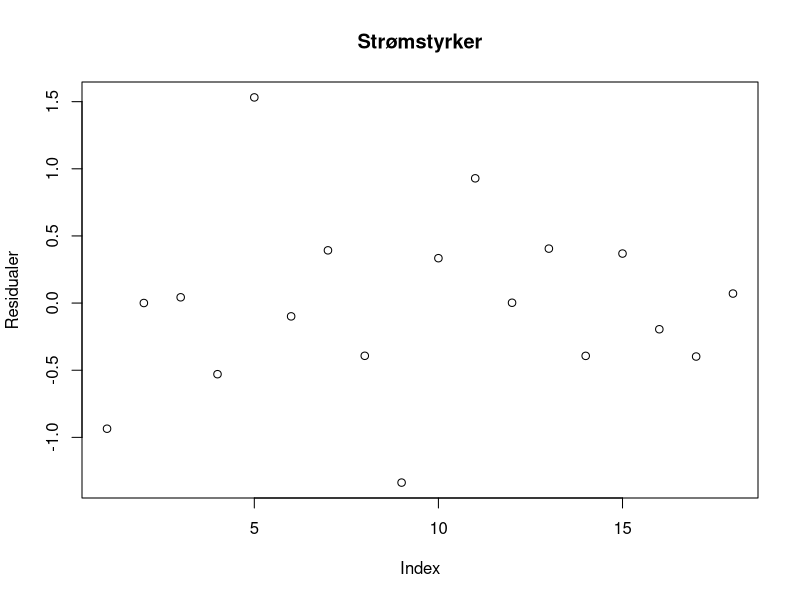
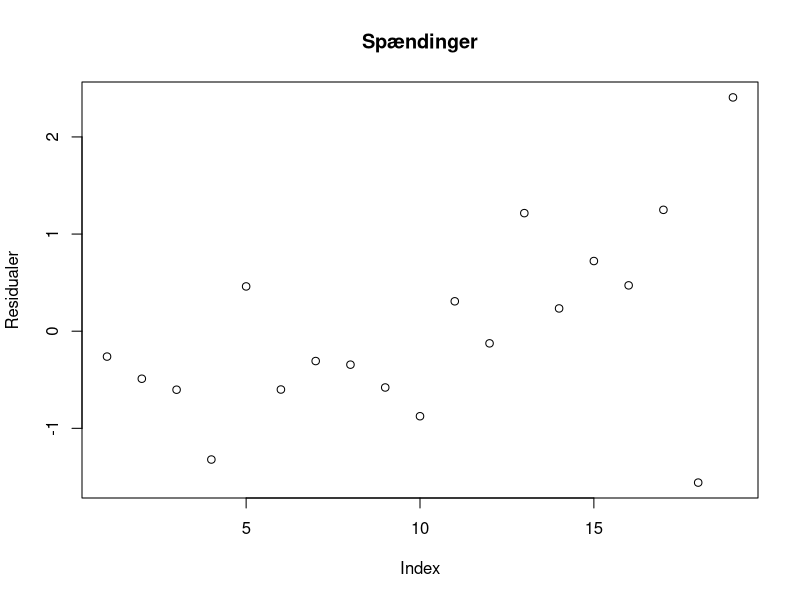
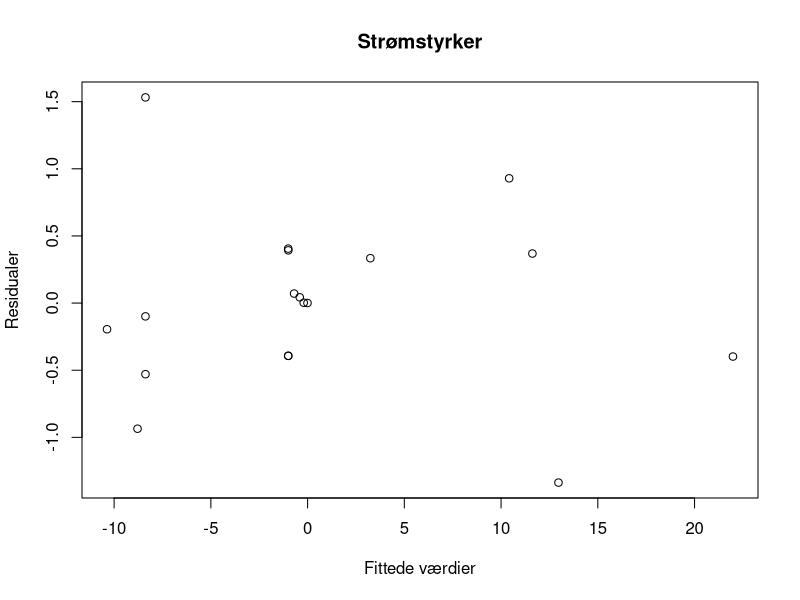
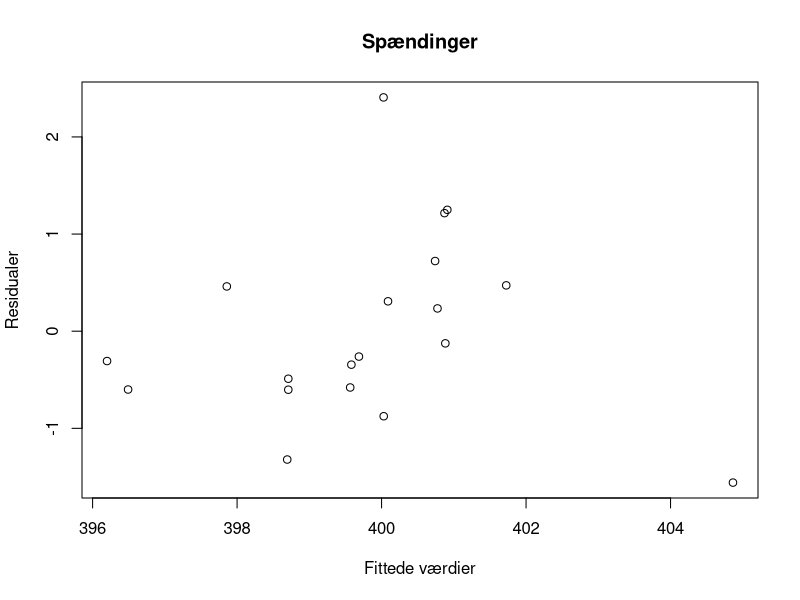
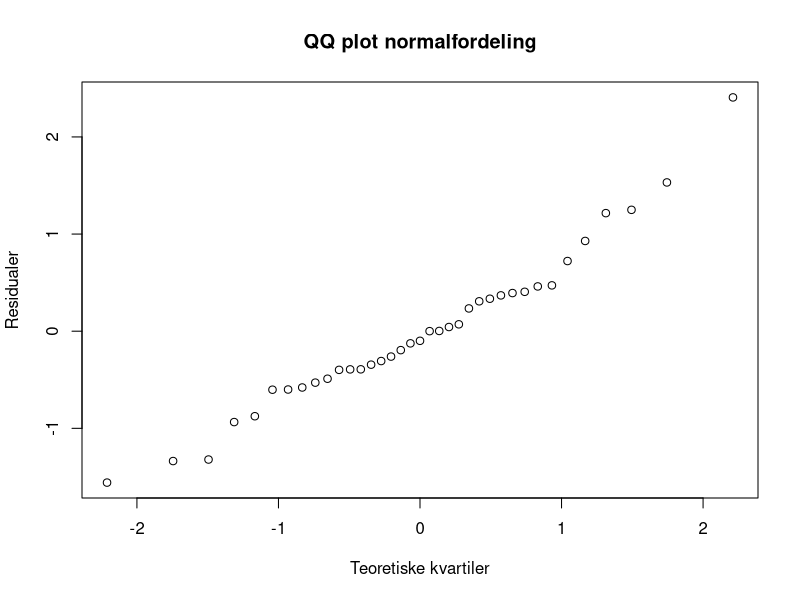
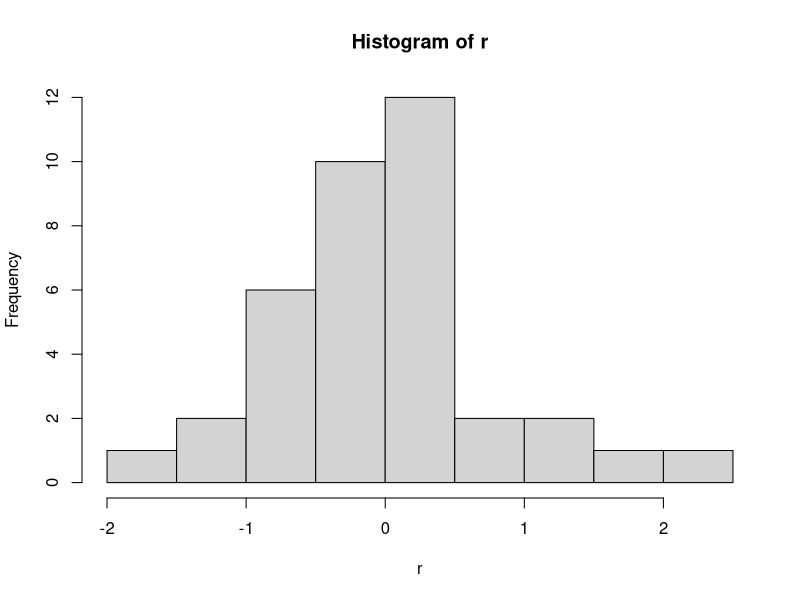

The R script that drew these images, in order:
## ---- chunk 1
knitr::opts_chunk$set(echo = TRUE)
## ---- chunk 2

## ---- chunk 3
#library("pracma")
R=read.table("Cny.txt")
R=as.matrix(R)
X=read.table("D.txt")
X=as.matrix(X)
effekt=read.table("effekt.txt")
effekt=as.matrix(effekt)
y=c(effekt/400,400)
Sigma=diag((y*0.01)^2)
invsqrtSigma=solve(sqrt(Sigma))
ytilde=invsqrtSigma%*%y
Xtilde=invsqrtSigma%*%X
XTX=t(Xtilde)%*%Xtilde
Nulm=matrix(rep(0,676),26,26)
A=matrix(c(rbind(XTX,R),rbind(t(R),Nulm)),63,63)
Ainv=solve(A)
Beta=Ainv%*%c(t(Xtilde)%*%ytilde,rep(0,26))
Beta[1:37]
## ---- chunk 4
for(i in 1:500)
{
  y=c(effekt/c(Beta[21:22],Beta[25],Beta[27],Beta[29],Beta[31],Beta[33],Beta[35:37]),400)
  Sigma=diag((y*0.01)^2)
  invsqrtSigma=solve(sqrt(Sigma))
  ytilde=invsqrtSigma%*%y
  Xtilde=invsqrtSigma%*%X
  XTX=t(Xtilde)%*%Xtilde
  A=matrix(c(rbind(XTX,R),rbind(t(R),Nulm)),63,63)
  Ainv=solve(A)
  Beta=Ainv%*%c(t(Xtilde)%*%ytilde,rep(0,26))
}
Beta[1:37]
## ---- chunk 5
konfg=matrix(rep(0,74),37,2)
for(i in 1:37)
{
  konfg[i,1]=Beta[i]-1.959963984540*sqrt(Ainv[i,i])
  konfg[i,2]=Beta[i]+1.959963984540*sqrt(Ainv[i,i])
}
konfg
## ---- chunk 6
z=c()
T=360
for(i in 19:37)
{
  z=c(z,(Beta[i]-T)/sqrt(Ainv[i,i])) #Wald's test
}
z
1-pnorm(z)
## ---- chunk 7
z=c()
T=440
for(i in 19:37)
{
  z=c(z,(Beta[i]-T)/sqrt(Ainv[i,i])) #Wald's test
}
z
pnorm(z)
## ---- chunk 8
simdata=rnorm(37,mean=Beta[1:37],sd=abs(Beta[1:37])*0.01)
Sigma=diag((Beta[1:37]*0.01)^2)#diag(37)
X=diag(rep(1,37))
invsqrtSigma=solve(sqrt(Sigma))
ytilde=invsqrtSigma%*%simdata
Xtilde=invsqrtSigma%*%X
XTX=t(Xtilde)%*%Xtilde
Nulm=matrix(rep(0,676),26,26)
A=matrix(c(rbind(XTX,R),rbind(t(R),Nulm)),63,63)
Ainv=solve(A)
Beta=Ainv%*%c(t(Xtilde)%*%ytilde,rep(0,26))
P=Xtilde%*%Ainv[1:37,1:37]%*%t(Xtilde)
plot((ytilde-P%*%ytilde)[1:18], main= "Strømstyrker",ylab = "Residualer")
plot((ytilde-P%*%ytilde)[19:37], main= "Spændinger",ylab = "Residualer")
plot((sqrt(Sigma)%*%(P%*%ytilde))[1:18],(ytilde-P%*%ytilde)[1:18], main= "Strømstyrker",ylab = "Residualer", xlab = "Fittede værdier")
plot((sqrt(Sigma)%*%(P%*%ytilde))[19:37],(ytilde-P%*%ytilde)[19:37],main= "Spændinger",ylab = "Residualer", xlab = "Fittede værdier")
r<-ytilde-P%*%ytilde
qqnorm(r,main="QQ plot normalfordeling",xlab="Teoretiske kvartiler",ylab="Residualer")
hist(r)
## ---- chunk 9
Sigma=diag((Beta[1:37]*0.01)^2)#diag(37)
X=diag(rep(1,37))
invsqrtSigma=solve(sqrt(Sigma))
Xtilde=invsqrtSigma%*%X
XTX=t(Xtilde)%*%Xtilde
Nulm=matrix(rep(0,676),26,26)
A=matrix(c(rbind(XTX,R),rbind(t(R),Nulm)),63,63)
Ainv=solve(A)
P=Xtilde%*%Ainv[1:37,1:37]%*%t(Xtilde)
lev=c()
for(i in 1:37)
{
  lev=c(lev,P[i,i])
}
v=rep(1,37)
for(i in 1:37)
{
  if(min(lev)<0.9999999999)
  {
    remove=match(min(lev),lev)
    Sigma=Sigma[-remove,-remove]
    X=X[-remove,]
    v=v[-remove]
    invsqrtSigma=solve(sqrt(Sigma))
    Xtilde=invsqrtSigma%*%X
    XTX=t(Xtilde)%*%Xtilde
    A=matrix(c(rbind(XTX,R),rbind(t(R),Nulm)),63,63)
    Ainv=solve(A)
    P=Xtilde%*%Ainv[1:37,1:37]%*%t(Xtilde)
    lev=c()
    for(j in 1:length(v))
    {
      lev=c(lev,P[j,j])
    }
  }
}
X
## ---- chunk 10
y=c(Beta[2:3],Beta[6],Beta[8],Beta[10:12],Beta[14],Beta[16],Beta[18],Beta[25])
  Sigma=diag((y*0.01)^2)
  invsqrtSigma=solve(sqrt(Sigma))
  ytilde=invsqrtSigma%*%y
  Xtilde=invsqrtSigma%*%X
  XTX=t(Xtilde)%*%Xtilde
  A=matrix(c(rbind(XTX,R),rbind(t(R),Nulm)),63,63)
  Ainv=solve(A)
  Beta=Ainv%*%c(t(Xtilde)%*%ytilde,rep(0,26))
konf=matrix(rep(0,74),37,2)
for(i in 1:37)
{
  konf[i,1]=Beta[i]-1.959963984540*sqrt(Ainv[i,i])
  konf[i,2]=Beta[i]+1.959963984540*sqrt(Ainv[i,i])
}
konf
konfg-konf
## ---- chunk 11
varians<-c(rep(0.0155,18),rep(1,19))
Sigma=diag(varians)
invsqrtSigma=solve(sqrt(Sigma))
D=diag(rep(1,37))
Dtilde=invsqrtSigma%*%D
DTD=t(Dtilde)%*%Dtilde
Nulm=matrix(rep(0,676),26,26)
A=matrix(c(rbind(DTD,R),rbind(t(R),Nulm)),63,63)
Ainv=solve(A)
P=Dtilde%*%Ainv[1:37,1:37]%*%t(Dtilde)
lev=c()
for(i in 1:37)
{
  lev=c(lev,P[i,i])
}
v=rep(1,37)
for(i in 1:37)
{
  if(min(lev)<0.9999999999)
  {
    remove=match(min(lev),lev)
    Sigma=Sigma[-remove,-remove]
    D=D[-remove,]
    v=v[-remove]
    invsqrtSigma=solve(sqrt(Sigma))
    Dtilde=invsqrtSigma%*%D
    DTD=t(Dtilde)%*%Dtilde
    A=matrix(c(rbind(DTD,R),rbind(t(R),Nulm)),63,63)
    Ainv=solve(A)
    P=Dtilde%*%Ainv[1:37,1:37]%*%t(Dtilde)
    lev=c()
    for(j in 1:length(v))
    {
      lev=c(lev,P[j,j])
    }
  }
}
d=c(Beta[2:3],Beta[6],Beta[8],Beta[10],Beta[12],Beta[14],Beta[16:18],Beta[36])
Sigma=diag((d*0.01)^2)
invsqrtSigma=solve(sqrt(Sigma))
dtilde=invsqrtSigma%*%d
Dtilde=invsqrtSigma%*%D
DTD=t(Dtilde)%*%Dtilde
A=matrix(c(rbind(DTD,R),rbind(t(R),Nulm)),63,63)
Ainv=solve(A)
Beta=Ainv%*%c(t(Dtilde)%*%dtilde,rep(0,26))
#Dette giver samme estimat som før.
#Nu findes konfidens intervaller med den nye D og Sigma:
konf=matrix(rep(0,74),37,2)
for(i in 1:37)
{
  konf[i,1]=Beta[i]-1.959963984540*sqrt(Ainv[i,i])
  konf[i,2]=Beta[i]+1.959963984540*sqrt(Ainv[i,i])
}
konfg-konf
## ---- chunk 12
library("pracma")
Sigma=read.table("Sigmany.txt")
Sigma=as.matrix(Sigma)
R=read.table("Cny.txt")
R=as.matrix(R)
X=read.table("D.txt")
X=as.matrix(X)
effekt=read.table("effekt.txt")
effekt=as.matrix(effekt)
y=c(effekt/400,400)
invsqrtSigma=solve(sqrt(Sigma))
ytilde=invsqrtSigma%*%y
Xtilde=invsqrtSigma%*%X
XTX=t(Xtilde)%*%Xtilde
Nulm=matrix(rep(0,676),26,26)
A=matrix(c(rbind(XTX,R),rbind(t(R),Nulm)),63,63)
Ainv=solve(A)
Beta=Ainv%*%c(t(Xtilde)%*%ytilde,rep(0,26))
#Her er det første estimat for strømstyrker og spændinger i hele netværket:
for(i in 1:50)
{
  y=c(effekt/c(Beta[21:22],Beta[25],Beta[27],Beta[29],Beta[31],Beta[33],Beta[35:37]),400)
  Sigma=diag((y*0.01)^2)
  invsqrtSigma=solve(sqrt(Sigma))
  ytilde=invsqrtSigma%*%y
  Xtilde=invsqrtSigma%*%X
  XTX=t(Xtilde)%*%Xtilde
  A=matrix(c(rbind(XTX,R),rbind(t(R),Nulm)),63,63)
  Ainv=solve(A)
  Beta=Ainv%*%c(t(Xtilde)%*%ytilde,rep(0,26))
}
y=rnorm(37,mean=Beta[1:37],sd=abs(Beta[1:37])*0.01)
Sigma=diag((y*0.01)^2)
X=diag(1,37)
invsqrtSigma=solve(sqrt(Sigma))
ytilde=invsqrtSigma%*%y
Xtilde=invsqrtSigma%*%X
XTX=t(Xtilde)%*%Xtilde
A=matrix(c(rbind(XTX,R),rbind(t(R),Nulm)),63,63)
Ainv=solve(A)
Beta2=Ainv%*%c(t(Xtilde)%*%ytilde,rep(0,26))

konfg=matrix(rep(0,74),37,2)
for(i in 1:37)
{
  konfg[i,1]=Beta2[i]-1.959963984540*sqrt(Ainv[i,i])
  konfg[i,2]=Beta2[i]+1.959963984540*sqrt(Ainv[i,i])
}
#Konfidensintervaller for spændingerne:
#determinationskoefficient udregnes:
P=Xtilde%*%Ainv[1:37,1:37]%*%t(Xtilde)
mu=P%*%ytilde
V=c()
for (i in 1:length(ytilde)){
  V=c(V,(ytilde[i]-mu[i])^2)
}
V2=c()
for (i in 1:length(ytilde)){
  V2=c(V2,(ytilde[i]-(sum(ytilde)/length(ytilde)))^2)
}
R2<-1-(sum(V)/sum(V2))

#Vi fjerner 5 målinger ved leverage metoden
varians=c(rep((0.01*0.0155)^2,18),rep((0.01*1)^2,19))

Sigma1=diag(varians)
invsqrtSigma1=solve(sqrt(Sigma1))
Xtilde=invsqrtSigma1%*%X
XTX=t(Xtilde)%*%Xtilde
Nulm=matrix(rep(0,676),26,26)
A=matrix(c(rbind(XTX,R),rbind(t(R),Nulm)),63,63)
Ainv=solve(A)
P=Xtilde%*%Ainv[1:37,1:37]%*%t(Xtilde)
lev=c()
for(i in 1:37)
{
  lev=c(lev,P[i,i])
}
v=rep(1,37)
y5=y
for(i in 1:5)
{
  if(min(lev)<0.9999999999)
  {
    remove=match(min(lev),lev)
    Sigma=Sigma[-remove,-remove]
    Sigma1=Sigma1[-remove,-remove]
    y5=y5[-remove]
    X=X[-remove,]
    v=v[-remove]
    invsqrtSigma1=solve(sqrt(Sigma1))
    Xtilde=invsqrtSigma1%*%X
    XTX=t(Xtilde)%*%Xtilde
    A=matrix(c(rbind(XTX,R),rbind(t(R),Nulm)),63,63)
    Ainv=solve(A)
    P=Xtilde%*%Ainv[1:37,1:37]%*%t(Xtilde)
    lev=c()
    for(j in 1:length(v))
    {
      lev=c(lev,P[j,j])
    }
  }
}
invsqrtSigma=solve(sqrt(Sigma))
ytilde=invsqrtSigma%*%y5
Xtilde=invsqrtSigma%*%X
XTX=t(Xtilde)%*%Xtilde
A=matrix(c(rbind(XTX,R),rbind(t(R),Nulm)),63,63)
Ainv=solve(A)
Beta5=Ainv%*%c(t(Xtilde)%*%ytilde,rep(0,26))
#Estimat med 5 fjernede målinger.
konf5=matrix(rep(0,74),37,2)
#konfidensinterval med 5 fjernede målinger:
for(i in 1:37)
{
  konf5[i,1]=Beta5[i]-1.959963984540*sqrt(Ainv[i,i])
  konf5[i,2]=Beta5[i]+1.959963984540*sqrt(Ainv[i,i])
}

konfg-konf5


## ---- chunk 13
library("pracma")
Sigma=read.table("Sigmany.txt")
Sigma=as.matrix(Sigma)
R=read.table("Cny.txt")
R=as.matrix(R)
X=read.table("D.txt")
X=as.matrix(X)
effekt=read.table("effekt.txt")
effekt=as.matrix(effekt)
y=c(effekt/400,400)
invsqrtSigma=solve(sqrt(Sigma))
ytilde=invsqrtSigma%*%y
Xtilde=invsqrtSigma%*%X
XTX=t(Xtilde)%*%Xtilde
Nulm=matrix(rep(0,676),26,26)
A=matrix(c(rbind(XTX,R),rbind(t(R),Nulm)),63,63)
Ainv=solve(A)
Beta=Ainv%*%c(t(Xtilde)%*%ytilde,rep(0,26))
#Her er det første estimat for strømstyrker og spændinger i hele netværket:
for(i in 1:50)
{
  y=c(effekt/c(Beta[21:22],Beta[25],Beta[27],Beta[29],Beta[31],Beta[33],Beta[35:37]),400)
  Sigma=diag((y*0.01)^2)
  invsqrtSigma=solve(sqrt(Sigma))
  ytilde=invsqrtSigma%*%y
  Xtilde=invsqrtSigma%*%X
  XTX=t(Xtilde)%*%Xtilde
  A=matrix(c(rbind(XTX,R),rbind(t(R),Nulm)),63,63)
  Ainv=solve(A)
  Beta=Ainv%*%c(t(Xtilde)%*%ytilde,rep(0,26))
}
y=rnorm(37,mean=Beta[1:37],sd=abs(Beta[1:37])*0.01)
Sigma=diag((c(rep(6.3,18),rep(400,19))*0.01)^2)
invsqrtSigma=solve(sqrt(Sigma))
X=diag(rep(1,37))
Xtilde=invsqrtSigma%*%X
XTX=t(Xtilde)%*%Xtilde
Nulm=matrix(rep(0,676),26,26)
A=matrix(c(rbind(XTX,R),rbind(t(R),Nulm)),63,63)
Ainv=solve(A)
P=Xtilde%*%Ainv[1:37,1:37]%*%t(Xtilde)
lev=c()
for(i in 1:37)
{
  lev=c(lev,P[i,i])
}
levord=sort(lev)
levordindex=sort(lev,index.return=TRUE)[2]
levordindex=as.vector(levordindex[[1]])
flag=0
v=rep(1,length(lev))
for(i in 1:37)
{
  flag=0
  
for(j in 1:37)
{
  if(flag==0)
  {
    remove=levordindex[i]
    Sigmat=Sigma[-remove,-remove]
    Xt=X[-remove,]
    vt=v[-remove]
    yt=y[-remove]
    invsqrtSigmat=solve(sqrt(Sigmat))
    Xtildet=invsqrtSigmat%*%Xt
    XTXt=t(Xtildet)%*%Xtildet
    A=matrix(c(rbind(XTXt,R),rbind(t(R),Nulm)),63,63)
    Ainv=solve(A)
    P=Xtildet%*%Ainv[1:37,1:37]%*%t(Xtildet)
    lev=c()
    for(k in 1:length(vt))
    {
     lev=c(lev,P[k,k])
    }
    if(max(lev)<0.9999)
    {
      flag=1
      X=Xt
      Sigma=Sigmat
      v=vt
      y=yt
    }
  }
}
}#Ovenfor har vi fjernet såmange målinger som muligt, uden at nogen af leveragene bliver 1.
#Indfører målefejl, og tester om den kan detekteres med standardiserede residualer:
## ---- chunk 14
y[15]=450
invsqrtSigma=solve(sqrt(Sigma))
ytilde=invsqrtSigma%*%y
Xtilde=invsqrtSigma%*%X
XTX=t(Xtilde)%*%Xtilde
A=matrix(c(rbind(XTX,R),rbind(t(R),Nulm)),63,63)
Ainv=solve(A)
P=Xtilde%*%Ainv[1:37,1:37]%*%t(Xtilde)
v=c()
for(i in 1:length(y))
{
  v=c(v,(ytilde[i]-(P%*%ytilde)[i])/sqrt(1-P[i,i]))
}
v
## ---- chunk 15
y[15]=450
invsqrtSigma=solve(sqrt(Sigma))
ytilde=invsqrtSigma%*%y
Xtilde=invsqrtSigma%*%X
XTX=t(Xtilde)%*%Xtilde
A=matrix(c(rbind(XTX,R),rbind(t(R),Nulm)),63,63)
Ainv=solve(A)
P=Xtilde%*%Ainv[1:37,1:37]%*%t(Xtilde)
v=c()
for(i in 1:length(y))
{
  v=c(v,(ytilde[i]-(P%*%ytilde)[i])/sqrt(1-P[i,i]))
}
v
## ---- chunk 16
y=y[-15]
X=X[-15,]
Sigma=Sigma[-15,-15]
invsqrtSigma=solve(sqrt(Sigma))
ytilde=invsqrtSigma%*%y
Xtilde=invsqrtSigma%*%X
XTX=t(Xtilde)%*%Xtilde
A=matrix(c(rbind(XTX,R),rbind(t(R),Nulm)),63,63)
Ainv=solve(A)
P=Xtilde%*%Ainv[1:37,1:37]%*%t(Xtilde)
v=c()
for(i in 1:length(y))
{
  v=c(v,(ytilde[i]-(P%*%ytilde)[i])/sqrt(1-P[i,i]))
}
v
